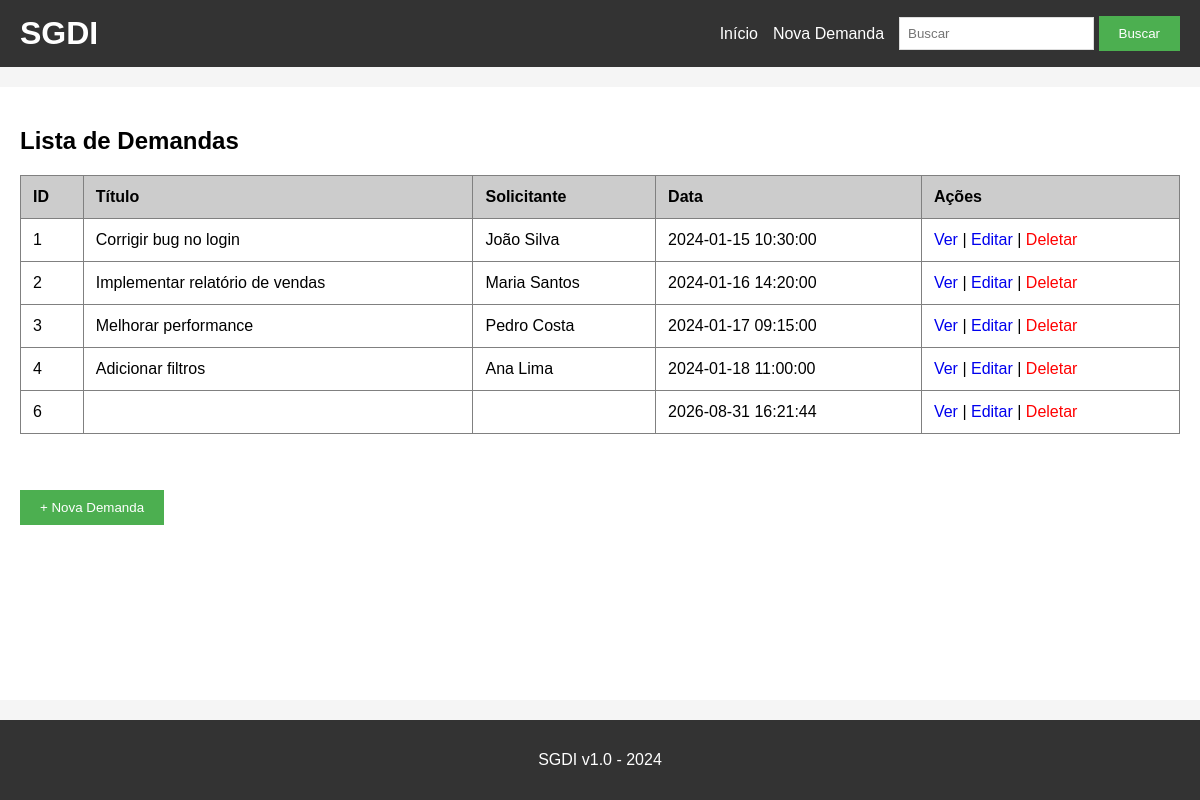
Before: / with the older database file.
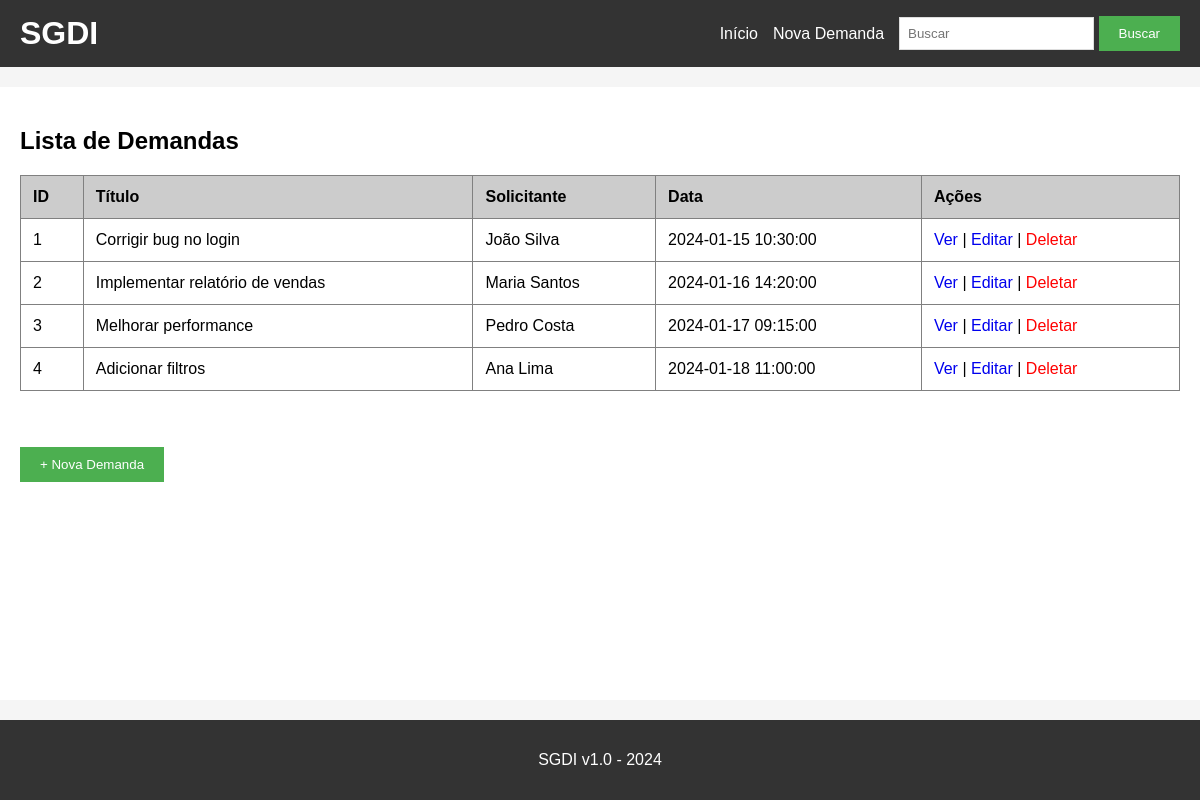
After: the same page with the newer database file.
### tables this page shows
CREATE TABLE demandas (
    id INTEGER PRIMARY KEY AUTOINCREMENT,
    titulo TEXT NOT NULL,
    descricao TEXT,
    solicitante TEXT,
    data_criacao TEXT
);

### app.py (the view)
@app.route('/')
def index():
    conn = get_db()
    cursor = conn.cursor()
    demandas = cursor.execute('SELECT * FROM demandas').fetchall()
    conn.close()
    return render_template('index.html', demandas=demandas)

### app.py (called while the page is built)
def get_db():
    conn = sqlite3.connect('demandas.db')
    conn.row_factory = sqlite3.Row
    return conn

### templates/index.html
{% extends "base.html" %}
{% block content %}
<h2>Lista de Demandas</h2>
<table border="1" cellpadding="10" cellspacing="0" width="100%">
    <thead>
        <tr bgcolor="#cccccc">
            <th>ID</th>
            <th>Título</th>
            <th>Solicitante</th>
            <th>Data</th>
            <th>Ações</th>
        </tr>
    </thead>
    <tbody>
        {% for demanda in demandas %}
        <tr>
            <td>{{ demanda[0] }}</td>
            <td>{{ demanda[1] }}</td>
            <td>{{ demanda[3] }}</td>
            <td>{{ demanda[4] }}</td>
            <td>
                <a href="/detalhes/{{ demanda[0] }}">Ver</a>
                |
                <a href="/editar/{{ demanda[0] }}">Editar</a>
                |
                <a href="/deletar/{{ demanda[0] }}" style="color:red;">Deletar</a>
            </td>
        </tr>
        {% endfor %}
    </tbody>
</table>
<br><br>
<a href="/nova_demanda"><button>+ Nova Demanda</button></a>
{% endblock %}

### templates/base.html (shortened to what this page needs)
<!DOCTYPE html>
<html>
<head>
    <link rel="stylesheet" href="{{ url_for('static', filename='style.css') }}">
</head>
<body>
    <div class="header">
        <h1>SGDI</h1>
        <div class="menu">
            <a href="/">Início</a>
            <a href="/nova_demanda">Nova Demanda</a>
            <form action="/buscar" method="GET" style="display:inline;">
                <input type="text" name="q" placeholder="Buscar">
                <button type="submit">Buscar</button>
            </form>
        </div>
    </div>
    <div class="container">
        {% block content %}{% endblock %}
    </div>
    <div class="footer">
        <p>SGDI v1.0 - 2024</p>
    </div>
</body>
</html>

### static/style.css (style rules this page uses)
* { box-sizing: border-box; }
body { font-family: Arial, sans-serif; background-color: #f5f5f5; padding: 0; margin: 0; display: flex; flex-direction: column; min-height: 100vh; }
.header { background-color: #333; color: white; padding: 15px 20px; display: flex; flex-wrap: wrap; justify-content: space-between; align-items: center; gap: 15px; }
.header h1 { margin: 0; }
.menu { display: flex; flex-wrap: wrap; align-items: center; gap: 15px; }
.menu a { color: white; text-decoration: none; }
.container { max-width: 1200px; margin: 20px auto; background: white; padding: 20px; flex: 1; width: 100%; }
.footer { background-color: #333; color: white; text-align: center; padding: 15px; width: 100%; margin-top: auto; }
button { background-color: #4CAF50; color: white; padding: 10px 20px; border: none; cursor: pointer; }
table { border-collapse: collapse; width: 100%; margin-bottom: 20px; }
th, td { padding: 12px; text-align: left; }
table a { text-decoration: none; }
input[type="text"], textarea { padding: 8px; border: 1px solid #ddd; max-width: 100%; }

### templates/base.html (style rules this page uses)
body { margin: 0; }

Changed rows visible on the page:
removed demandas: id "6", data_criacao "2026-08-31 16:21:44"
